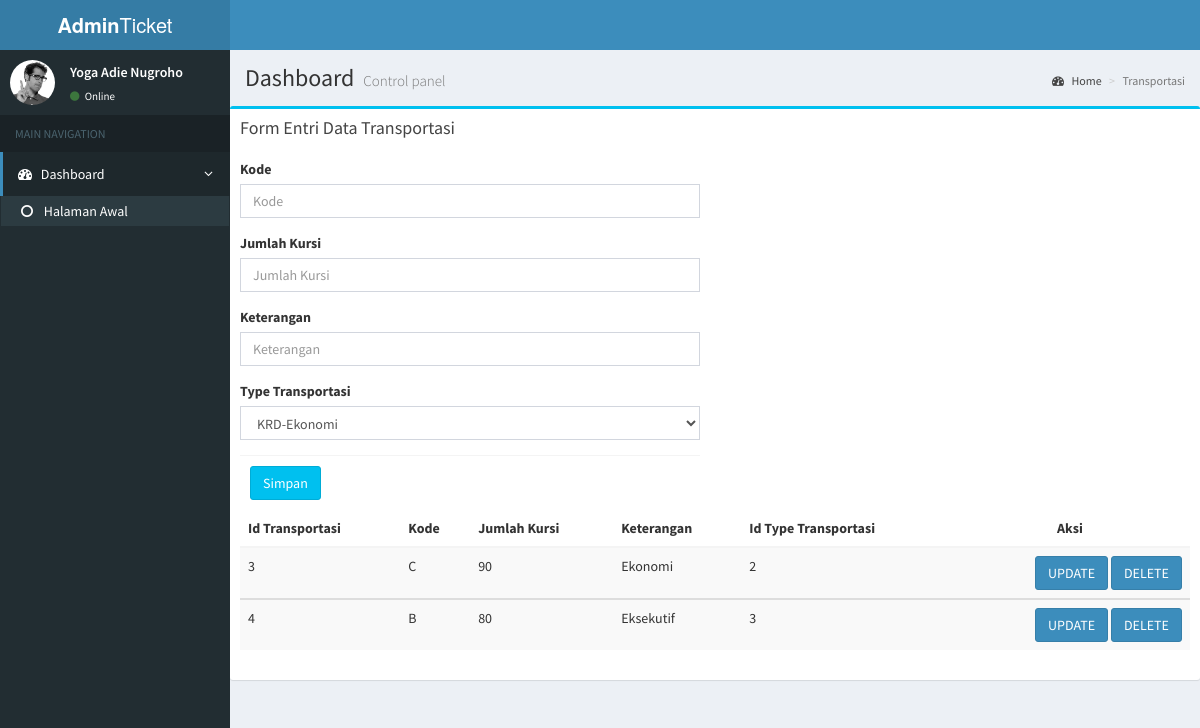
The app's page /admin2/transportasi/template_transportasi.php (signed in) with its own data.
### tables this page shows
CREATE TABLE `petugas` (
  `id_petugas` int(20) NOT NULL,
  `username` varchar(20) NOT NULL,
  `password` varchar(20) NOT NULL,
  `nama_petugas` varchar(20) NOT NULL,
  `id_level` int(20) NOT NULL
);

CREATE TABLE `transportasi` (
  `id_transportasi` int(20) NOT NULL,
  `kode` varchar(20) NOT NULL,
  `jumlah_kursi` varchar(20) NOT NULL,
  `keterangan` varchar(100) NOT NULL,
  `id_type_transportasi` int(20) NOT NULL
);

### admin2/transportasi/report.php (the view, shortened to what this page needs)
<body>
    <div align="center">
        <div class="col-lg-15">
            <div class="table-responsive table--no-card m-b-100">
                <table  class="table table-border table-striped table-earning">
                    <thead>
                        <tr>
                            <th>Id Transportasi</th>
                            <th>Kode</th>
                            <th>Jumlah Kursi</th>
                             <th>Keterangan</th>
                            <th>Id Type Transportasi</th>
                            <th class="text-center">Aksi</th>
                        </tr>
                    </thead>
                            <?php
                                require("../inc/config.php");
                                $cari=mysqli_query($conn, "SELECT * FROM transportasi");
                                while($data=mysqli_fetch_array($cari)){
                            ?>
                            <tbody>
                                <tr>
                                    <td><?php echo $data['id_transportasi']; ?></td>
                                    <td><?php echo $data['kode']; ?></td>
                                    <td><?php echo $data['jumlah_kursi']; ?></td>
                                    <td><?php echo $data['keterangan']; ?></td>
                                    <td><?php echo $data['id_type_transportasi']; ?></td>
                                    <td class="text-right">
                                    <a href="template_update_transportasi.php? id_transportasi=<?php echo $data['id_transportasi']; ?>"class="btn btn-primary" name="update">UPDATE</a>
                                    <a href="proses_transportasi.php?aksi=delete&id_transportasi=<?php echo $data['id_transportasi']; ?>" class="btn btn-primary" name="delete">DELETE</a></td>
                                    </tr>
                                    <?php
                                    }
                                    ?>
                            </tbody>
                        </table>
                    </div>
                </div>
            </div>
        </div>
    </div>

### admin2/transportasi/template_transportasi.php (shortened to what this page needs)
<!DOCTYPE html>
<html>
  <head>
    <link rel="stylesheet" href="../bootstrap/css/bootstrap.min.css">
    <link rel="stylesheet" href="https://maxcdn.bootstrapcdn.com/font-awesome/4.4.0/css/font-awesome.min.css">
    <link rel="stylesheet" href="https://code.ionicframework.com/ionicons/2.0.1/css/ionicons.min.css">
    <link rel="stylesheet" href="../dist/css/AdminLTE.min.css">
    <link rel="stylesheet" href="../dist/css/skins/_all-skins.min.css">
    <link rel="stylesheet" href="../plugins/iCheck/flat/blue.css">
    <link rel="stylesheet" href="../plugins/morris/morris.css">
    <link rel="stylesheet" href="../plugins/jvectormap/jquery-jvectormap-1.2.2.css">
    <link rel="stylesheet" href="../plugins/datepicker/datepicker3.css">
    <link rel="stylesheet" href="../plugins/daterangepicker/daterangepicker-bs3.css">
    <link rel="stylesheet" href="../plugins/bootstrap-wysihtml5/bootstrap3-wysihtml5.min.css">
  </head>
  <body class="hold-transition skin-blue sidebar-mini">
    <div class="wrapper">
      <header class="main-header">
        <a href="index2.html" class="logo">
          <span class="logo-lg"><b>Admin</b>Ticket</span>
        </a>
        <nav class="navbar navbar-static-top" role="navigation">
        </nav>
      </header>
      <aside class="main-sidebar">
        <section class="sidebar">
          <div class="user-panel">
            <?php
            if(isset($_SESSION['username'])){
              $cek=$_SESSION['username'];
            ?>
            <div class="pull-left image">
              <img src="../dist/img/user2-160x160.jpg" class="img-circle" alt="User Image">
            </div>
            <div class="pull-left info">
              <?php
                require ("../inc/config.php");
                $sql=mysqli_query($conn,"SELECT nama_petugas FROM petugas WHERE username='$cek'");
                $hasil=mysqli_fetch_array($sql);
              ?>
              <p><?php echo $hasil['nama_petugas']; ?></p>
              <a href="#"><i class="fa fa-circle text-success"></i> Online</a>
              <?php }?>
            </div>
          </div>
          <ul class="sidebar-menu">
            <li class="header">MAIN NAVIGATION</li>
            <li class="active treeview">
              <a href="#">
                <i class="fa fa-dashboard"></i> <span>Dashboard</span> <i class="fa fa-angle-left pull-right"></i>
              </a>
              <ul class="treeview-menu">
                <li class="active"><a href="../admin.php"><i class="fa fa-circle-o"></i> Halaman Awal</a></li>
              </ul>
            </li>
          </ul>
        </section>
      </aside>
      <div class="content-wrapper">
        <section class="content-header">
          <h1>
            Dashboard
            <small>Control panel</small>
          </h1>
          <ol class="breadcrumb">
            <li><a href="../admin.php"><i class="fa fa-dashboard"></i> Home</a></li>
            <li class="active">Transportasi</li>
          </ol>
        </section>
        <section class="content">
          <div class="row">
      <?php
      require_once("content_transportasi.php");
       require_once("report.php");
      ?>
          </div>
  </body>
</html>

### records on screen
petugas: nama_petugas "Yoga Adie Nugroho"
transportasi: id_transportasi "3", kode "C", jumlah_kursi "90", keterangan "Ekonomi", id_type_transportasi "2"
transportasi: id_transportasi "4", kode "B", jumlah_kursi "80", keterangan "Eksekutif", id_type_transportasi "3"

### other values on screen
form field id_type_transportasi "KRD-Ekonomi"
